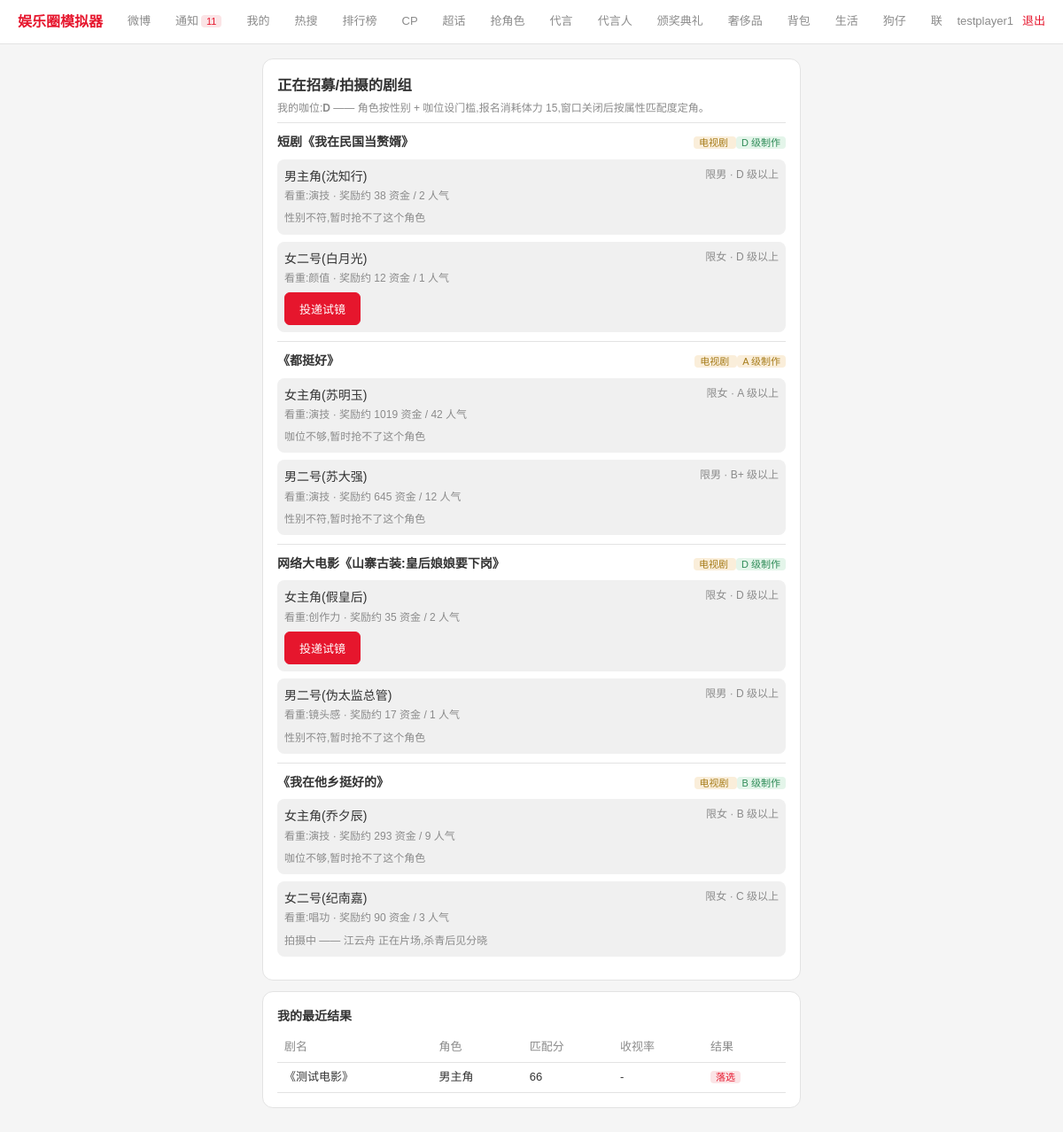
Page /weibo/drama (signed in) on the committed database.
### tables this page shows
CREATE TABLE dramas (
    id              INTEGER PRIMARY KEY AUTOINCREMENT,
    title           TEXT NOT NULL,
    budget_tier     TEXT DEFAULT '',
    open_ts         INTEGER DEFAULT 0,
    apply_close_ts  INTEGER DEFAULT 0
, format TEXT DEFAULT 'tv');

CREATE TABLE drama_roles (
    id                 INTEGER PRIMARY KEY AUTOINCREMENT,
    drama_id           INTEGER NOT NULL,
    role_name          TEXT NOT NULL,
    gender_requirement TEXT DEFAULT 'any',
    tier_requirement   TEXT DEFAULT 'D',
    requirement_talent TEXT DEFAULT '',
    reward_cash        INTEGER DEFAULT 0,
    reward_popularity  INTEGER DEFAULT 0,
    status             TEXT DEFAULT 'casting',  -- casting/shooting/aired
    winner_player_id   INTEGER,
    winner_is_npc_fill INTEGER DEFAULT 0,
    shoot_end_ts       INTEGER DEFAULT 0,
    created_ts         INTEGER DEFAULT 0
, rating_score INTEGER DEFAULT 0);

CREATE TABLE players (
    id                  INTEGER PRIMARY KEY AUTOINCREMENT,
    user_id             INTEGER UNIQUE,
    is_npc              INTEGER DEFAULT 0,
    age                 INTEGER DEFAULT 18,
    gender              TEXT DEFAULT '',
    stage_name          TEXT NOT NULL DEFAULT '',
    talents             TEXT DEFAULT '{}',
    hidden_traits       TEXT DEFAULT '[]',
    career_lines        TEXT DEFAULT '[]',
    agency_id           INTEGER,
    fans_count          INTEGER DEFAULT 0,
    core_fan_loyalty    INTEGER DEFAULT 0,
    popularity          INTEGER DEFAULT 0,
    scandal_value       INTEGER DEFAULT 0,
    persona_tag         TEXT DEFAULT '',
    persona_integrity   INTEGER DEFAULT 100,
    cash                INTEGER DEFAULT 0,
    roll_count          INTEGER DEFAULT 0,
    revealed            INTEGER DEFAULT 0,
    energy              INTEGER DEFAULT 100,
    energy_updated      INTEGER DEFAULT 0,
    family_background   TEXT DEFAULT '',
    birthplace          TEXT DEFAULT '',
    true_personality    TEXT DEFAULT '',
    career_state        TEXT DEFAULT 'normal',  -- normal/blackout
    blackout_until_ts    INTEGER DEFAULT 0,
    anti_scandal_reserve INTEGER DEFAULT 0,
    endorsement_reputation INTEGER DEFAULT 0,
    awards_won          INTEGER DEFAULT 0,
    created_ts          INTEGER DEFAULT 0, fan_club_name TEXT DEFAULT '', fan_club_color TEXT DEFAULT '', notifications_seen_ts INTEGER DEFAULT 0, health INTEGER DEFAULT 100, last_rest_ts INTEGER DEFAULT 0, last_travel_ts INTEGER DEFAULT 0,
    FOREIGN KEY (user_id) REFERENCES users(id)
);

CREATE TABLE role_applications (
    id          INTEGER PRIMARY KEY AUTOINCREMENT,
    role_id     INTEGER NOT NULL,
    player_id   INTEGER NOT NULL,
    match_score INTEGER DEFAULT 0,
    created_ts  INTEGER DEFAULT 0
, rival_name TEXT DEFAULT '');

### app.py (the view)
@app.route('/weibo/drama')
@login_required
def drama_list():
    me_player = me()
    active_dramas = q("""SELECT DISTINCT d.* FROM dramas d JOIN drama_roles r ON r.drama_id = d.id
                         WHERE r.status IN ('casting','shooting') ORDER BY d.open_ts DESC""")
    my_applications = {}
    busy = False
    if me_player:
        rows = q("SELECT id, role_id FROM role_applications WHERE player_id=?", (me_player['id'],))
        my_applications = {r['role_id']: r['id'] for r in rows}
        busy = is_actor_busy(me_player['id'])
    drama_views = []
    for d in active_dramas:
        roles = q("SELECT * FROM drama_roles WHERE drama_id=? ORDER BY id", (d['id'],))
        role_views = []
        for r in roles:
            eligible, reason = True, ''
            if me_player:
                if busy:
                    eligible, reason = False, '档期被占满了'
                elif r['gender_requirement'] != 'any' and me_player['gender'] != r['gender_requirement']:
                    eligible, reason = False, '性别不符'
                elif not meets_tier(me_player['popularity'], r['tier_requirement']):
                    eligible, reason = False, '咖位不够'
                elif d['format'] == 'film' and me_player['awards_won'] < FILM_MIN_AWARDS:
                    eligible, reason = False, f'还没拿过奖,接不到电影(至少需要获奖 {FILM_MIN_AWARDS} 次)'
            winner_name = None
            if r['winner_player_id']:
                w = q("SELECT stage_name FROM players WHERE id=?", (r['winner_player_id'],), one=True)
                winner_name = w['stage_name'] if w else None
            role_views.append({'role': dict(r), 'eligible': eligible, 'reason': reason,
                                'applied': r['id'] in my_applications,
                                'application_id': my_applications.get(r['id']),
                                'winner_name': winner_name})
        drama_views.append({'drama': dict(d), 'roles': role_views})
    recent_results = q("""SELECT d.title, r.role_name, r.winner_player_id, a.match_score, r.rating_score
                          FROM role_applications a
                          JOIN drama_roles r ON r.id = a.role_id
                          JOIN dramas d ON d.id = r.drama_id
                          WHERE a.player_id=? AND r.status='aired'
                          ORDER BY a.created_ts DESC LIMIT 10""", (me_player['id'],)) if me_player else []
    my_tier = get_tier(me_player['popularity']) if me_player else None
    return render_template('drama.html', drama_views=drama_views, my_tier=my_tier,
                            recent_results=recent_results, me_id=me_player['id'] if me_player else None,
                            gender_labels=GENDER_LABELS)

### app.py (called while the page is built)
def get_db():
    db = getattr(g, '_db', None)
    if db is None:
        db = g._db = sqlite3.connect(DB_PATH)
        db.row_factory = sqlite3.Row
        db.execute("PRAGMA journal_mode=WAL")
        db.execute("PRAGMA foreign_keys=ON")
    return db

def q(sql, args=(), one=False):
    cur = get_db().execute(sql, args)
    return cur.fetchone() if one else cur.fetchall()

def run(sql, args=()):
    db = get_db()
    cur = db.execute(sql, args)
    db.commit()
    return cur

def login_required(f):
    @wraps(f)
    def w(*a, **kw):
        if 'uid' not in S:
            return redirect(url_for('login'))
        return f(*a, **kw)
    return w

def get_effective_energy(player_id):
    row = q("SELECT energy, energy_updated FROM players WHERE id=?", (player_id,), one=True)
    if not row:
        return 0
    base_ts = row['energy_updated'] or now_ts()
    elapsed = now_ts() - base_ts
    regen = elapsed // ENERGY_REGEN_SECONDS
    if regen <= 0:
        return row['energy']
    new_energy = min(MAX_ENERGY, row['energy'] + regen)
    new_updated = base_ts + regen * ENERGY_REGEN_SECONDS
    run("UPDATE players SET energy=?, energy_updated=? WHERE id=?", (new_energy, new_updated, player_id))
    return new_energy

def me():
    uid = S.get('uid')
    if not uid:
        return None
    row = q("SELECT * FROM players WHERE user_id=?", (uid,), one=True)
    if not row:
        return None
    player = dict(row)
    player['energy'] = get_effective_energy(player['id'])
    return player

@app.context_processor
def inject_notification_count():
    player = me()
    if not player:
        return {'notification_count': 0}
    return {'notification_count': get_notification_count(player['id'])['total']}

def get_tier(popularity):
    tier = TIER_LADDER[0]
    for i, th in enumerate(TIER_THRESHOLDS):
        if popularity >= th:
            tier = TIER_LADDER[i]
    return tier

def tier_index(tier):
    return TIER_LADDER.index(tier) if tier in TIER_LADDER else 0

def meets_tier(popularity, required_tier):
    return tier_index(get_tier(popularity)) >= tier_index(required_tier)

def is_actor_busy(player_id):
    return q("SELECT 1 FROM drama_roles WHERE winner_player_id=? AND status='shooting'",
             (player_id,), one=True) is not None

### templates/drama.html (shortened to what this page needs)
{% extends "base.html" %}
{% block content %}
<div class="card">
  <h3 style="margin-bottom:4px">正在招募/拍摄的剧组</h3>
  <p class="muted" style="margin-bottom:6px">
    我的咖位:<b>{{ my_tier }}</b> —— 角色按性别 + 咖位设门槛,报名消耗体力 15,窗口关闭后按属性匹配度定角。
  </p>
  {% for dv in drama_views %}
  <div style="border-top:1px solid var(--bd);padding:10px 0">
    <div style="display:flex;justify-content:space-between">
      <b>{{ dv.drama.title }}</b>
      <span>
        <span class="badge {% if dv.drama.format == 'film' %}badge-red{% else %}badge-gold{% endif %}">
          {{ '电影' if dv.drama.format == 'film' else '电视剧' }}
        </span>
        <span class="badge {% if dv.drama.budget_tier == 'S' %}badge-red{% elif dv.drama.budget_tier == 'A' %}badge-gold{% else %}badge-green{% endif %}">
          {{ dv.drama.budget_tier }} 级制作
        </span>
      </span>
    </div>
    {% for rv in dv.roles %}
    <div style="margin-top:8px;padding:8px;background:var(--sf2);border-radius:8px">
      <div style="display:flex;justify-content:space-between">
        <span>{{ rv.role.role_name }}</span>
        <span class="muted">限{{ gender_labels.get(rv.role.gender_requirement, '不限') }} · {{ rv.role.tier_requirement }} 级以上</span>
      </div>
      <div class="muted" style="margin-top:2px">
        看重:{{ rv.role.requirement_talent }} · 奖励约 {{ rv.role.reward_cash }} 资金 / {{ rv.role.reward_popularity }} 人气
      </div>
      {% if rv.role.status == 'shooting' %}
      <p class="muted" style="margin-top:6px">拍摄中 —— {{ rv.winner_name or '一位艺人' }} 正在片场,杀青后见分晓</p>
      {% elif rv.applied %}
      <p class="muted" style="margin-top:6px">已报名,等待定角 —— <a href="{{ url_for('drama_audition', application_id=rv.application_id) }}">去对戏 →</a></p>
      {% elif not rv.eligible %}
      <p class="muted" style="margin-top:6px">{{ rv.reason }},暂时抢不了这个角色</p>
      {% else %}
      <form method="post" action="{{ url_for('drama_apply') }}" style="margin-top:6px">
        <button class="btn btn-primary">投递试镜</button>
      </form>
      {% endif %}
    </div>
    {% endfor %}
  </div>
  {% else %}
  <p class="muted">现在没有开放的剧组,等下一轮开放。</p>
  {% endfor %}
</div>
{% if recent_results %}
<div class="card">
  <h4 style="margin-bottom:8px">我的最近结果</h4>
  <table>
    <tr><th>剧名</th><th>角色</th><th>匹配分</th><th>收视率</th><th>结果</th></tr>
    {% for r in recent_results %}
    <tr>
      <td>{{ r.title }}</td>
      <td>{{ r.role_name }}</td>
      <td>{{ r.match_score }}</td>
      <td>{% if r.winner_player_id == me_id %}{{ r.rating_score }}{% else %}-{% endif %}</td>
      <td>{% if r.winner_player_id == me_id %}<span class="badge badge-green">中选</span>{% else %}<span class="badge badge-red">落选</span>{% endif %}</td>
    </tr>
    {% endfor %}
  </table>
</div>
{% endif %}
{% endblock %}

### templates/base.html (style rules this page uses)
:root { --bg:#f5f5f5;--sf:#ffffff;--sf2:#f0f0f0;--bd:#e3e3e3; --red:#e6162d;--red-dim:#fbe4e6; --text:#333333;--muted:#8b8b8b; --green:#2e8b57;--gold:#a67c1a; }
* { box-sizing:border-box;margin:0;padding:0 }
body { background:var(--bg);color:var(--text); font-family:"PingFang SC","Microsoft YaHei",sans-serif; font-size:14px;line-height:1.6;min-height:100vh }
.card { background:var(--sf);border:1px solid var(--bd);border-radius:12px;padding:16px;margin-bottom:12px }
.btn { display:inline-block;background:var(--sf);border:1px solid var(--bd);border-radius:6px; padding:8px 16px;font-size:13px;cursor:pointer;color:var(--text) }
.btn-primary { background:var(--red);border-color:var(--red);color:#fff }
.muted { color:var(--muted);font-size:12px }
.badge { font-size:11px;padding:1px 6px;border-radius:4px }
.badge-red { background:#fbe4e6;color:var(--red) }
.badge-green { background:#e4f5ea;color:var(--green) }
.badge-gold { background:#faeeda;color:var(--gold) }
table { width:100%;border-collapse:collapse;font-size:13px }
th,td { padding:6px 8px;text-align:left;border-bottom:1px solid var(--bd) }
th { color:var(--muted);font-weight:500 }

### rows in the picture
dramas: drama "短剧《我在民国当赘婿》", format "电视剧", drama.budget_tier "D"
drama_roles: role.role_name "男主角(沈知行)", get "男", role.tier_requirement "D", role.requirement_talent "演技", role.reward_cash "38", role.reward_popularity "2"
drama_roles: role.role_name "女二号(白月光)", get "女", role.tier_requirement "D", role.requirement_talent "颜值", role.reward_cash "12", role.reward_popularity "1"
dramas: drama "《都挺好》", format "电视剧", drama.budget_tier "A"
drama_roles: role.role_name "女主角(苏明玉)", get "女", role.tier_requirement "A", role.requirement_talent "演技", role.reward_cash "1019", role.reward_popularity "42"
drama_roles: role.role_name "男二号(苏大强)", get "男", role.tier_requirement "B+", role.requirement_talent "演技", role.reward_cash "645", role.reward_popularity "12"
dramas: drama "网络大电影《山寨古装:皇后娘娘要下岗》", format "电视剧", drama.budget_tier "D"
drama_roles: role.role_name "女主角(假皇后)", get "女", role.tier_requirement "D", role.requirement_talent "创作力", role.reward_cash "35", role.reward_popularity "2"
drama_roles: role.role_name "男二号(伪太监总管)", get "男", role.tier_requirement "D", role.requirement_talent "镜头感", role.reward_cash "17", role.reward_popularity "1"
dramas: drama "《我在他乡挺好的》", format "电视剧", drama.budget_tier "B"
drama_roles: role.role_name "女主角(乔夕辰)", get "女", role.tier_requirement "B", role.requirement_talent "演技", role.reward_cash "293", role.reward_popularity "9"
players: role.role_name "女二号(纪南嘉)", role.tier_requirement "C", role.requirement_talent "唱功", role.reward_cash "90", role.reward_popularity "3", stage_name "江云舟"
drama_roles: get "女"
drama_roles: title "《测试电影》", role_name "男主角", match_score "66", winner_player_id "落选"

### other values in the picture
{{ notification_count }} "11"
{{ session.get('uname') }} "testplayer1"
{{ my_tier }} "D"
{{ rv.reason }} "性别不符" "咖位不够" "性别不符" "性别不符" "咖位不够"
